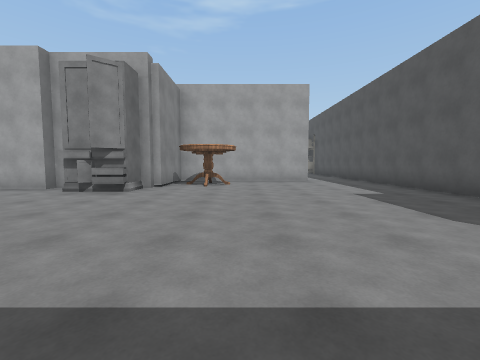
view 1 (above)

23 first-person views from a walk through a Unity game level. The camera is 1.3 m above the floor, tilts 4° down and sees 90° across. The floor is counted in squares, 2 m on a side. Each view is taken from the middle of a square. On the plan, view 1 faces up. The plan holds only what a view shows up to about 9 squares ahead; the rest is blank. The player character is not drawn. Surface patterns are stand-ins for the level's own textures.

view 2
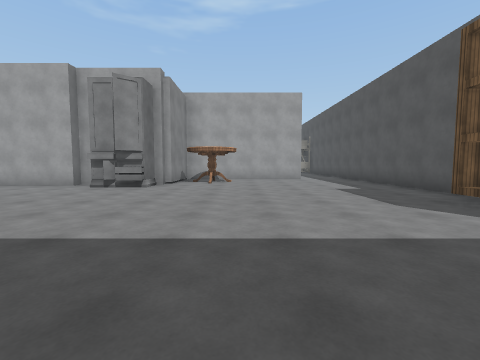

view 3
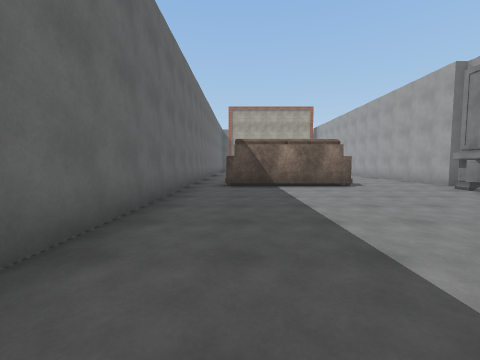

view 4
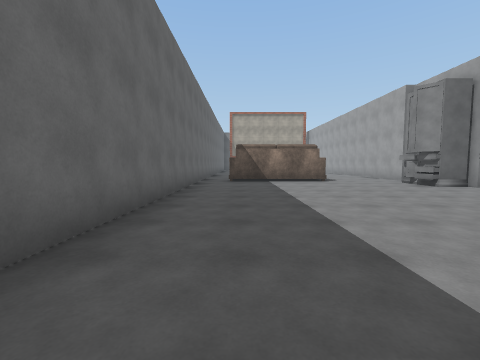

view 5
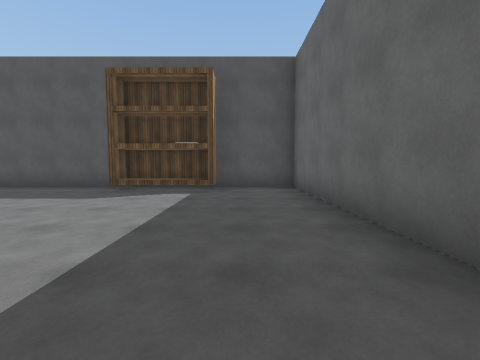

view 6
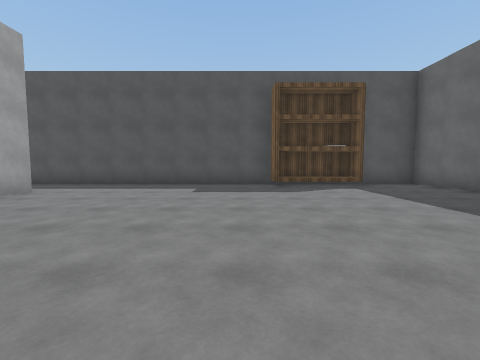

view 7
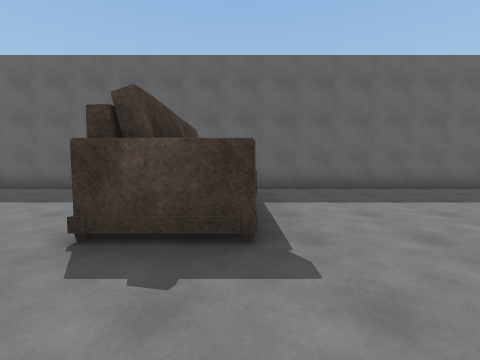

view 8
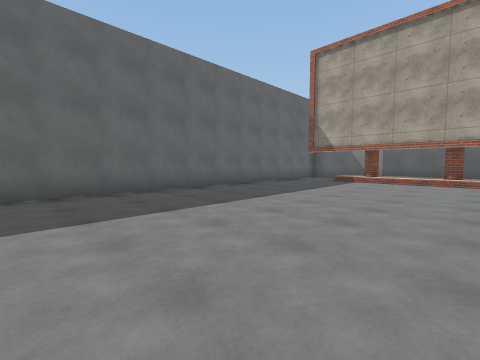

view 9
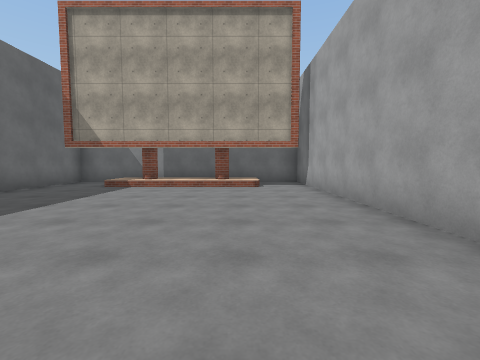

view 10
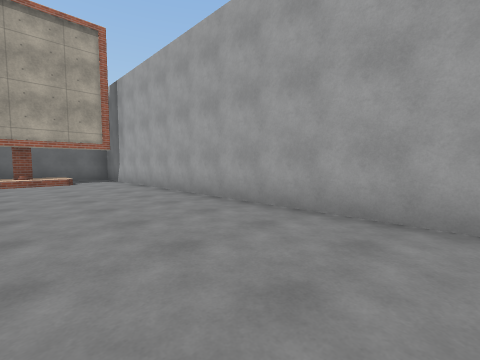

view 11
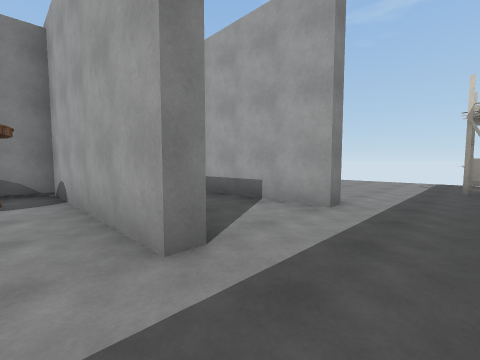

view 12
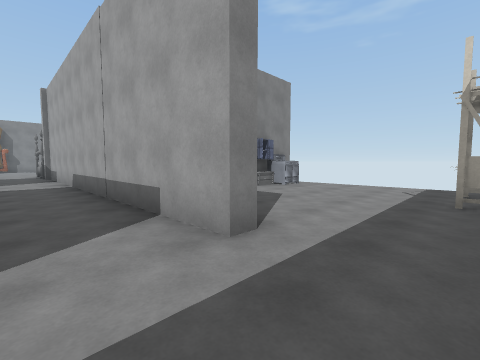

view 13
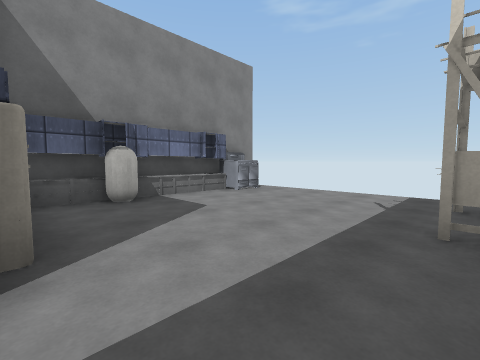

view 14
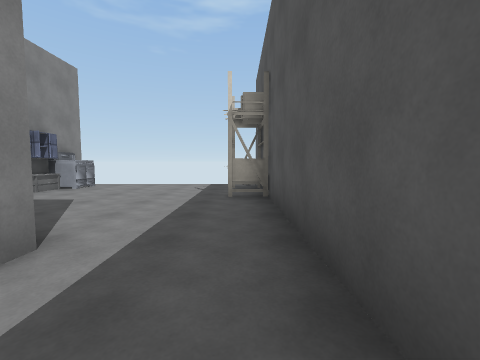

view 15
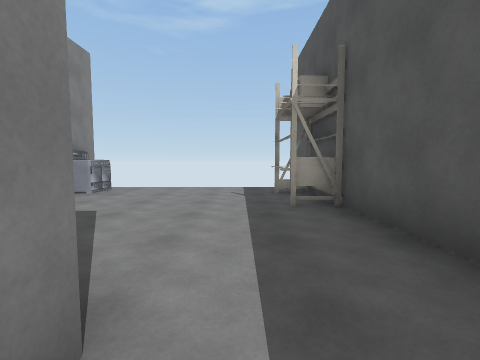

view 16
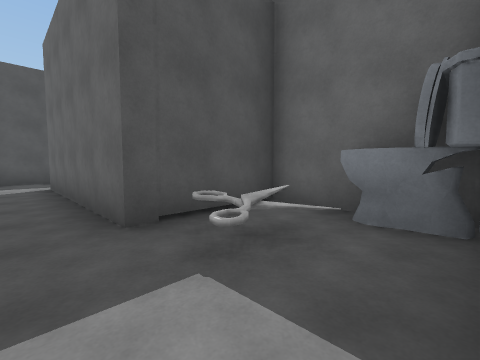

view 17
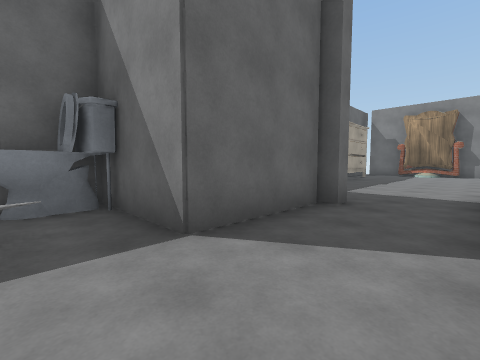

view 18
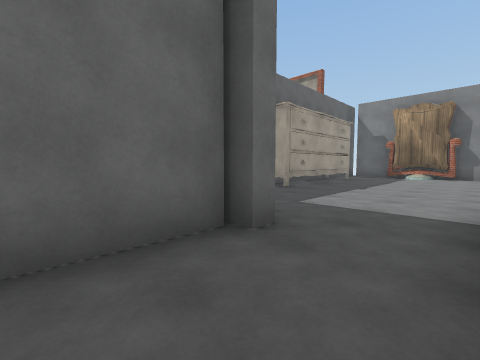

view 19
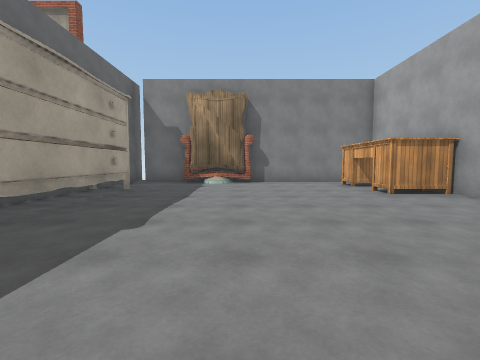

view 20
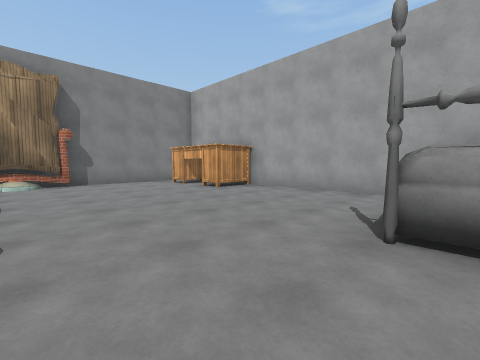

view 21
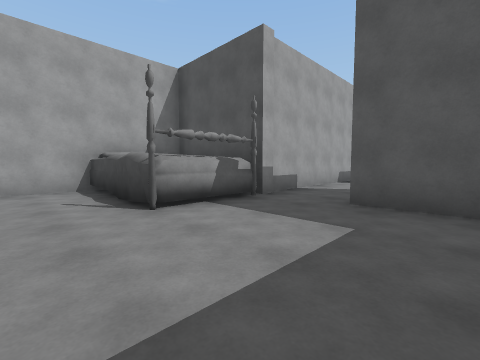

view 22
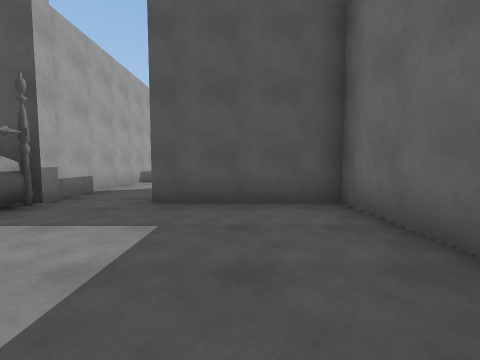

view 23
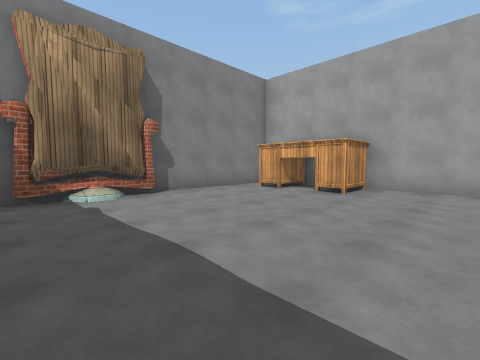

### Floor plan
Key: @ floor where view 1 was taken; # wall or solid block; x gap in a wall; . main floor; : floor 0.25 m higher than the main floor; / step, stairs or slope; ^ raised ledge; O other object.
Columns run from 19 left of view 1 to 5 right of it. Each row starts with its distance up from view 1.
 18                         #
 17                   #.....#
 16                   #O...^#
 15   ########        #....##
 14 #.###....#        #.....#
 13 #........#        #O....#
 12 #........############O..#
 11 ##......................#
 10  #......................#
  9  #.........###.OO#####..#
  8  #.........###.OO#......#
  7 x..#####...# #####O.....#
  6 ###############OO.......#
  5 #.......................#
  4 #/:.....................#
  3 #/#..........^#........##
  2 #/:..........^#........##
  1 #/#..........^#........O#
  0 #//..........^#....@....#
 -1 #.......................#
 -2 #########################

Where each view was taken, in squares from view 1:
view 1: 0 up, 0 right, facing up
view 2: 1 down, 0 right, facing up
view 3: 0 up, 2 right, facing left
view 4: 0 up, 4 right, facing left
view 5: 0 up, 2 left, facing right
view 6: 4 up, 3 left, facing right
view 7: 5 up, 6 left, facing down
view 8: 4 up, 8 left, facing down-left
view 9: 4 up, 10 left, facing left
view 10: 3 up, 8 left, facing up-left
view 11: 8 up, 4 right, facing up-left
view 12: 10 up, 4 right, facing up-left
view 13: 12 up, 4 right, facing up-left
view 14: 10 up, 4 right, facing up
view 15: 11 up, 3 right, facing up
view 16: 10 up, 5 left, facing down-right
view 17: 11 up, 4 left, facing down-left
view 18: 11 up, 6 left, facing down-left
view 19: 10 up, 10 left, facing left
view 20: 9 up, 10 left, facing up-left
view 21: 8 up, 12 left, facing up-right
view 22: 8 up, 12 left, facing right
view 23: 8 up, 13 left, facing up-left
